Frame 1 (no input): blank canvas, image omitted
Frame 60 (the mouse pressed at the canvas centre just before this capture): blank canvas, image omitted
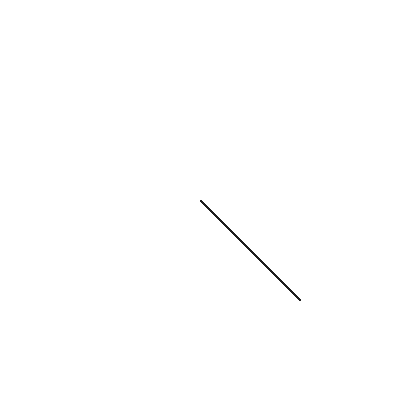
Frame 120 (the mouse held since frame 60 and released just before this capture)

The Processing sketch whose frames 1 and 60 were blank and that drew this single picture after the mouse press (run headless with seeded random() and noise(); from frame 60 on, the mouse is pressed at the canvas centre):

// Processing sketch: processing_59890
// ── processing_59890.pde

void setup() {
  size(400,400);
  smooth();
  background(255);
  
}

void draw() {  
  if(mousePressed){
  
   fill(0,0,0,40);
   stroke(30);
   triangle(mouseX, mouseY,mouseX+100,mouseY+100,mouseY+100,mouseX+100);
   
  }else{
  
    noStroke();
   fill(255,255,255,10);
   rect(0,0,width,height);
   noFill();
   stroke(1);
   ellipse(width/2,height/2,mouseX,mouseY);
 
  }
 }
